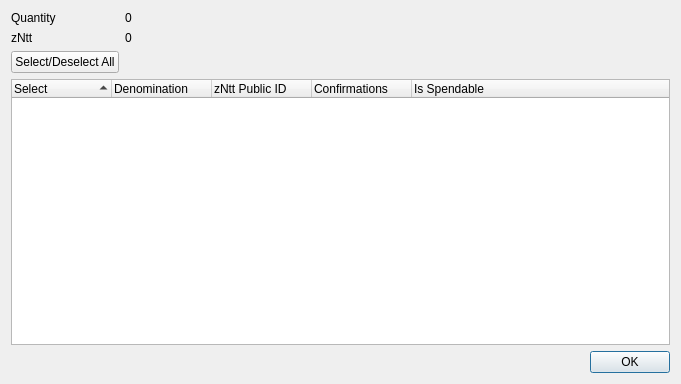
<?xml version="1.0" encoding="UTF-8"?>
<ui version="4.0">
 <class>ZNttControlDialog</class>
 <widget class="QDialog" name="ZNttControlDialog">
  <property name="geometry">
   <rect>
    <x>0</x>
    <y>0</y>
    <width>681</width>
    <height>384</height>
   </rect>
  </property>
  <property name="minimumSize">
   <size>
    <width>681</width>
    <height>384</height>
   </size>
  </property>
  <property name="windowTitle">
   <string>Select zNtt to Spend</string>
  </property>
  <layout class="QGridLayout" name="gridLayout">
   <item row="0" column="0">
    <layout class="QFormLayout" name="formLayout">
     <property name="sizeConstraint">
      <enum>QLayout::SetDefaultConstraint</enum>
     </property>
     <item row="0" column="0">
      <widget class="QLabel" name="labelQuantity">
       <property name="text">
        <string>Quantity</string>
       </property>
      </widget>
     </item>
     <item row="0" column="1">
      <widget class="QLabel" name="labelQuantity_int">
       <property name="text">
        <string>0</string>
       </property>
      </widget>
     </item>
     <item row="1" column="0">
      <widget class="QLabel" name="labelZNtt">
       <property name="text">
        <string>zNtt</string>
       </property>
      </widget>
     </item>
     <item row="1" column="1">
      <widget class="QLabel" name="labelZNtt_int">
       <property name="text">
        <string>0</string>
       </property>
      </widget>
     </item>
     <item row="2" column="0">
      <widget class="QPushButton" name="pushButtonAll">
       <property name="text">
        <string>Select/Deselect All</string>
       </property>
      </widget>
     </item>
    </layout>
   </item>
   <item row="1" column="0">
    <layout class="QVBoxLayout" name="verticalLayout">
     <item>
      <widget class="QTreeWidget" name="treeWidget">
       <property name="minimumSize">
        <size>
         <width>0</width>
         <height>250</height>
        </size>
       </property>
       <property name="alternatingRowColors">
        <bool>true</bool>
       </property>
       <property name="sortingEnabled">
        <bool>true</bool>
       </property>
       <property name="columnCount">
        <number>5</number>
       </property>
       <attribute name="headerDefaultSectionSize">
        <number>100</number>
       </attribute>
       <column>
        <property name="text">
         <string notr="true">Select</string>
        </property>
       </column>
       <column>
        <property name="text">
         <string notr="true">Denomination</string>
        </property>
       </column>
       <column>
        <property name="text">
         <string notr="true">zNtt Public ID</string>
        </property>
       </column>
       <column>
        <property name="text">
         <string notr="true">Confirmations</string>
        </property>
       </column>
       <column>
        <property name="text">
         <string>Is Spendable</string>
        </property>
       </column>
      </widget>
     </item>
     <item>
      <widget class="QDialogButtonBox" name="buttonBox">
       <property name="orientation">
        <enum>Qt::Horizontal</enum>
       </property>
       <property name="standardButtons">
        <set>QDialogButtonBox::Ok</set>
       </property>
      </widget>
     </item>
    </layout>
   </item>
  </layout>
 </widget>
 <resources/>
 <connections>
  <connection>
   <sender>buttonBox</sender>
   <signal>accepted()</signal>
   <receiver>ZNttControlDialog</receiver>
   <slot>accept()</slot>
   <hints>
    <hint type="sourcelabel">
     <x>248</x>
     <y>254</y>
    </hint>
    <hint type="destinationlabel">
     <x>157</x>
     <y>274</y>
    </hint>
   </hints>
  </connection>
  <connection>
   <sender>buttonBox</sender>
   <signal>rejected()</signal>
   <receiver>ZNttControlDialog</receiver>
   <slot>reject()</slot>
   <hints>
    <hint type="sourcelabel">
     <x>316</x>
     <y>260</y>
    </hint>
    <hint type="destinationlabel">
     <x>286</x>
     <y>274</y>
    </hint>
   </hints>
  </connection>
 </connections>
</ui>
